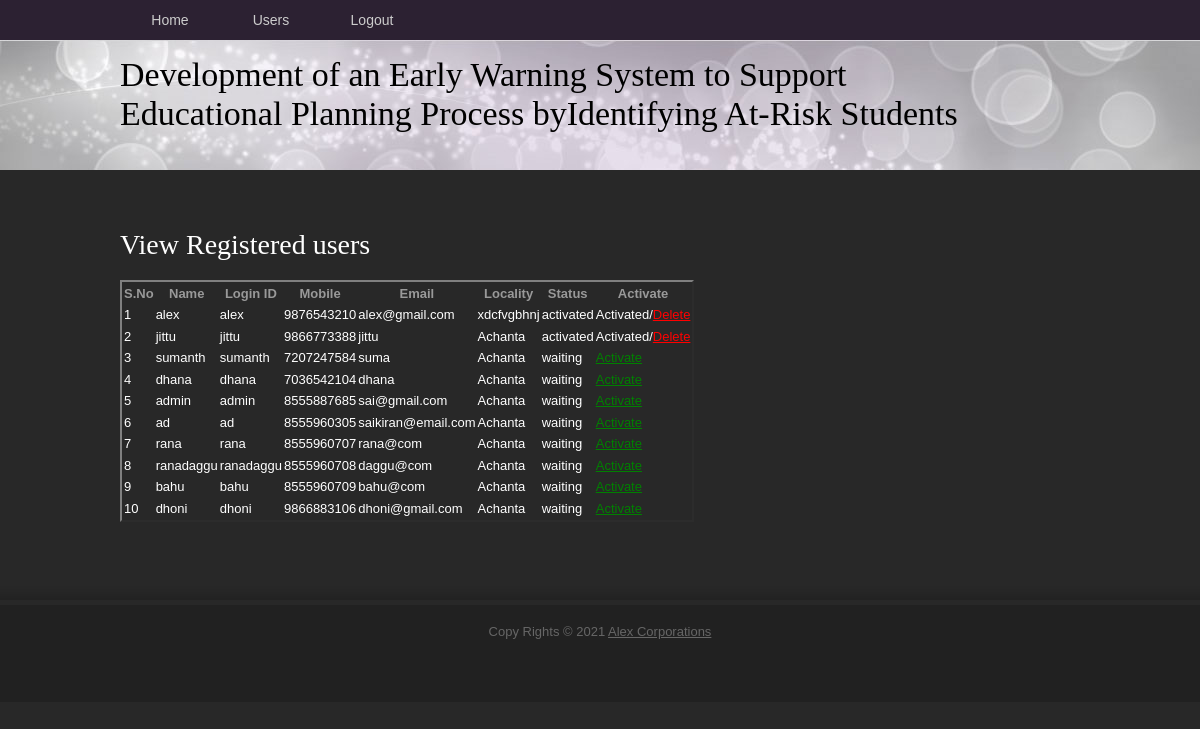
Page /AdminActivaUsers/?uid=2 on the committed database.
### users/models.py (models this page shows, shortened)
class UserRegistrationModel(models.Model):
    name = models.CharField(max_length=100)
    loginid = models.CharField(unique=True, max_length=100)
    password = models.CharField(max_length=100)
    mobile = models.CharField(unique=True, max_length=100)
    email = models.CharField(unique=True, max_length=100)
    locality = models.CharField(max_length=100)
    address = models.CharField(max_length=1000)
    city = models.CharField(max_length=100)
    state = models.CharField(max_length=100)
    status = models.CharField(max_length=100)
    class Meta:
        db_table = 'UserRegistrations'

### admins/views.py (the view)
# urls.py: path("AdminActivaUsers/", admins.AdminActivaUsers, name="AdminActivaUsers"),
def AdminActivaUsers(request):
    if request.method == 'GET':
        id = request.GET.get('uid')
        status = 'activated'
        print("PID = ", id, status)
        UserRegistrationModel.objects.filter(id=id).update(status=status)
        data = UserRegistrationModel.objects.all()
        return render(request, 'admins/RegisteredUsers.html', {'data': data})

### assets/templates/admins/RegisteredUsers.html (shortened to what this page needs)
{%extends 'admins/adminbase.html'%}
{%block contents%}
<div id="tooplate_main">
		<h2>View Registered users</h2>
						<p>
 <table border="2px" class="table table-hover table-dark" >
                    <thead>
                    <tr class="table-danger">
                        <th scope="col">S.No</th>
                        <th scope="col">Name</th>
                        <th scope="col">Login ID</th>
                        <th scope="col">Mobile</th>
                        <th scope="col">Email</th>
                        <th scope="col">Locality</th>
                        <th scope="col">Status</th>
                        <th scope="col">Activate</th>
                    </tr>
                    </thead>
                    <tbody>
                    {% for i in data %}
                    <tr scope="row" style="color: WHITE;">
                        <td>{{forloop.counter}}</td>
                        <td>{{i.name}}</td>
                        <td>{{i.loginid}}</td>
                        <td>{{i.mobile}}</td>
                        <td>{{i.email}}</td>
                        <td>{{i.locality}}</td>
                        <td>{{i.status}}</td>
                        {% if i.status == 'waiting' %}
                        <td><a class="btn-link" href="/AdminActivaUsers/?uid={{ i.id }}"
                               style="color:GREEN">Activate</a></td>
                        {% else %}
                        <td> Activated/<a class="btn-link" href="/DeleteUsers/?uid={{ i.id }}"
                               style="color:RED">Delete</a></td>
                        {% endif %}
                    </tr>
                    {% endfor %}
                    </tbody>
                </table>
			<div class="cleaner h40"></div>
    </div>
{%endblock%}

### assets/static/css/tooplate_style.css (style rules this page uses)
body { margin: 0; padding: 0; color: #999; font-family: Tahoma, Geneva, sans-serif; font-size: 13px; line-height: 1.5em; background-color: #282828; background-position: top; background-repeat: repeat-x }
#sub_page { background-image: url(../images/tooplate_body_sp.png); }
a, a:link, a:visited { color: #ffffff; font-weight: normal; ; }
p { margin: 0 0 10px 0; padding: 0; }
h1, h2, h3, h4, h5, h6 { color: #fff; font-weight: normal; font-family: Georgia, "Times New Roman", Times, serif }
h2 { font-size: 28px; margin: 0 0 20px; padding: 5px 0; }
.cleaner { clear: both }
.h40 { height: 40px }
#tooplate_main { clear: both; width: 960px; padding: 60px 0 20px; margin: 0 auto; }

### assets/static/css_pirobox/white/style.css (style rules this page uses)
.pirobox_content table,tbody,tr,th,td { margin:0;padding:0;border:none; }

### rows in the picture
UserRegistrationModel: name "alex", loginid "alex", mobile "9876543210", email "alex@gmail.com", locality "xdcfvgbhnj", status "activated"
UserRegistrationModel: name "jittu", loginid "jittu", mobile "9866773388", email "jittu", locality "Achanta", status "activated"
UserRegistrationModel: name "sumanth", loginid "sumanth", mobile "7207247584", email "suma", locality "Achanta", status "waiting"
UserRegistrationModel: name "dhana", loginid "dhana", mobile "7036542104", email "dhana", locality "Achanta", status "waiting"
UserRegistrationModel: name "admin", loginid "admin", mobile "8555887685", email "sai@gmail.com", locality "Achanta", status "waiting"
UserRegistrationModel: name "ad", loginid "ad", mobile "8555960305", email "saikiran@email.com", locality "Achanta", status "waiting"
UserRegistrationModel: name "rana", loginid "rana", mobile "8555960707", email "rana@com", locality "Achanta", status "waiting"
UserRegistrationModel: name "ranadaggu", loginid "ranadaggu", mobile "8555960708", email "daggu@com", locality "Achanta", status "waiting"
UserRegistrationModel: name "bahu", loginid "bahu", mobile "8555960709", email "bahu@com", locality "Achanta", status "waiting"
UserRegistrationModel: name "dhoni", loginid "dhoni", mobile "9866883106", email "dhoni@gmail.com", locality "Achanta", status "waiting"
